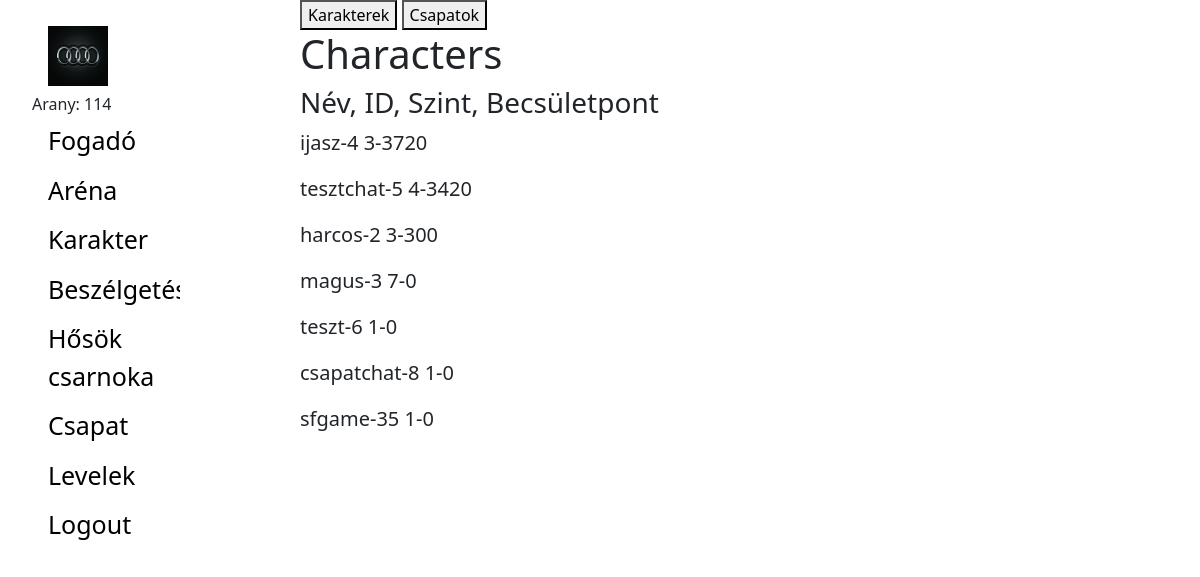
Before: /kereses/ (signed in) with the older database file.
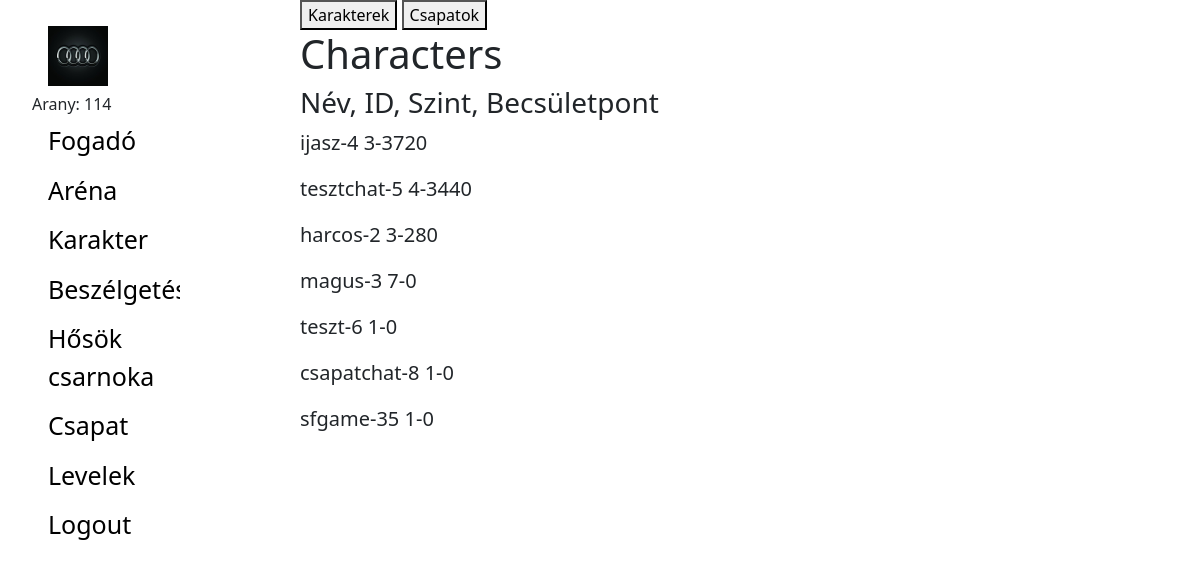
After: the same page with the newer database file.
### account/models.py (models this page shows, shortened)
class Character(models.Model):
	account = models.OneToOneField(Account, on_delete=models.CASCADE, primary_key=True)
	ROLES = (
		('warrior', 'warrior'),
		('mage', 'mage'),
		('scout', 'scout'),
	)
	character_type	= models.CharField(verbose_name = 'character type', max_length = 20, choices=ROLES, default='')
	level			= models.DecimalField(verbose_name='level', max_digits=19, decimal_places=0, default = 1) #szint
	strength		= models.DecimalField(verbose_name='strength', max_digits=19, decimal_places=0, default = 8) #erő
	skill 			= models.DecimalField(verbose_name='skill', max_digits=19, decimal_places=0, default = 6) #ügyesség
	intelligence	= models.DecimalField(verbose_name='intelligence', max_digits=19, decimal_places=0, default = 7) #értelem
	health_point	= models.DecimalField(verbose_name='health point', max_digits=19, decimal_places=0, default = 10) #életerő
	fortune 		= models.DecimalField(verbose_name='fortune', max_digits=19, decimal_places=0, default = 8) #szerencse
	rank			= models.DecimalField(verbose_name='rank', max_digits=19, decimal_places=0, blank = True, null = True) #helyezes
	honor			= models.DecimalField(verbose_name='honor', max_digits=19, decimal_places=0, default = 1) #becsuletpont
	gold 			= models.DecimalField(verbose_name='gold', max_digits=20, decimal_places=0, default=100)
	current_xp 		= models.DecimalField(verbose_name='xp', max_digits=20, decimal_places=0, default=0) # jelenlegi xp pont
	next_level_xp	= models.DecimalField(verbose_name='next level xp', max_digits=20, decimal_places=0, default=150) # következő szint eléréshez szükséges xp pont
	objects 		= CharacterManager()
	def __str__ (self):
		return self.account.username

class Account(AbstractBaseUser):
	username		= models.CharField(verbose_name = 'username', max_length = 20, unique = True)
	email 			= models.EmailField(verbose_name = 'email', max_length = 128, unique = True)
	date_joined		= models.DateTimeField(verbose_name = 'date joined', auto_now_add = True)
	last_login		= models.DateTimeField(verbose_name = 'last login', auto_now = True)
	description 	= models.TextField(verbose_name='description', max_length=200, null=True, blank=True)
	is_admin		= models.BooleanField(default=False)
	is_superuser	= models.BooleanField(default=False)
	is_staff		= models.BooleanField(default=False)
	is_active		= models.BooleanField(default=True) # - lehet false pl email-es aktivalas
	profile_image	= models.ImageField(null=True, blank=True, upload_to=profile_image_path)
	objects = CustomAccountManager()
	USERNAME_FIELD 	= 'username'
	REQUIRED_FIELDS	= ['email']

### core/views.py (the view)
# urls.py: path('kereses/', users_search_view, name='search'),
@login_required(login_url='login')
def users_search_view(request):
	characters = Character.objects.get_all_characters_in_ordered_list_without_admins()
	teams = Team.objects.all()
	context = {
		'characters': characters,
		'teams': teams,
		}
	try_pagination()
	return render(request, 'core/search_users.html', context)

### account/models.py (called while the page is built)
	def get_all_characters_in_ordered_list_without_admins(self):
		characters = [Character.objects.get(account=user) for user in Account.objects.exclude(is_admin=True)]
		try:
			characters = sorted(characters, key=lambda character: character.account.date_joined) # először date szerint orderelünk
			characters = sorted(characters, key=attrgetter('honor','level'), reverse=True) # utana a mar rendezett listat honor és level szerint
		except:
			characters = sorted(characters, key=attrgetter('honor','level', 'account.username'), reverse=True)  # minimális az esély arra, hogy 2 felhasználó ms-re pontosan
		return characters

### account/utils.py (called while the page is built)
	def get_dump_object(self, obj):
		try:
			profile_image = obj.profile_image.url
		except Exception as e:
			profile_image = STATIC_IMAGE_PATH_IF_DEFAULT_PIC_SET
		account_object = {
			'id': str(obj.id),
			'username': str(obj.username),
			'email': str(obj.email),
			'profile_image': str(profile_image),
		}
		return account_object

### core/views.py (called while the page is built)
def try_pagination():
	p = Paginator(Account.objects.all(), 2)
	s = EncodeAccountObject()
	print(s.serialize(p.page(1).object_list))

### core/templates/core/search_users.html (shortened to what this page needs)
{% extends 'base.html' %}
{% block content %}
<div class="main">
	<button id="characters-button" onclick="hideAndUnhide('showCharacters')">Karakterek</button>
	<button id="teams-button" onclick="hideAndUnhide('showTeams')">Csapatok</button>
	<div id="characters-list">
		<h1>Characters</h1>
		<h3>Név, ID, Szint, Becsületpont</h3>
		{% for character in characters %}
		<p id="user-under-investigation" onclick="selectUser('{{character.account.id}}')">{{character}}-{{character.account.id}}
		{{character.level}}-{{character.honor}}</p><br>
		{% endfor %}
	</div>
</div>
{% endblock %}

Changed rows visible on the page:
changed Character "tesztchat": honor "3420" → "3440"
changed Character "harcos": honor "300" → "280"
